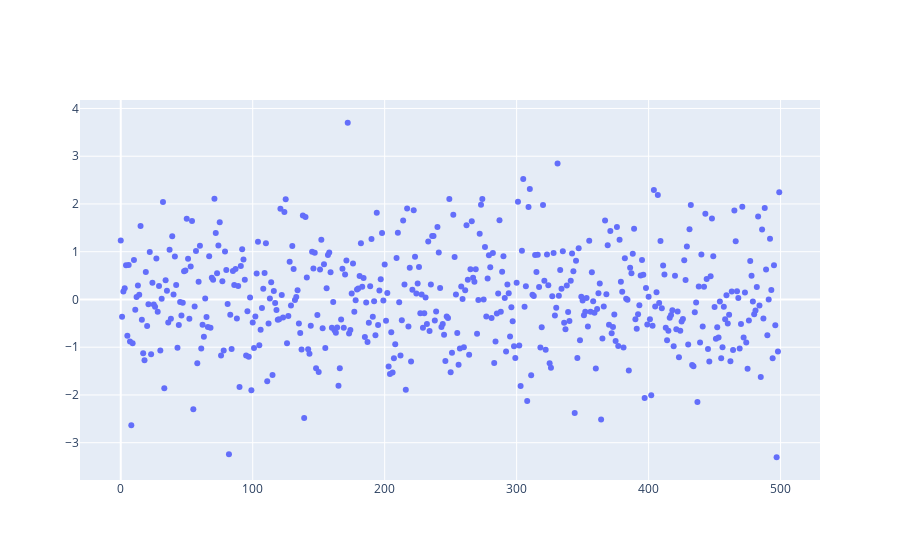

The notebook cell this image was saved under:
### Markdown cell above
Так и сразу с точками:

### Code cell
fig = go.Figure(data=go.Scatter(
    y = np.random.randn(500),
    mode='markers',  
    )
)
fig.show()

### Figure 1 — Plotly figure (JSON) as saved in the notebook; plotly's stock layout.template omitted (floating-point values rounded to 4 significant figures; data arrays with more than 128 entries replaced by an {"elided": "..."} marker saying what was removed)
{"data": [{"mode": "markers", "type": "scatter", "y": {"elided": "500 float values"}}], "layout": {}}
